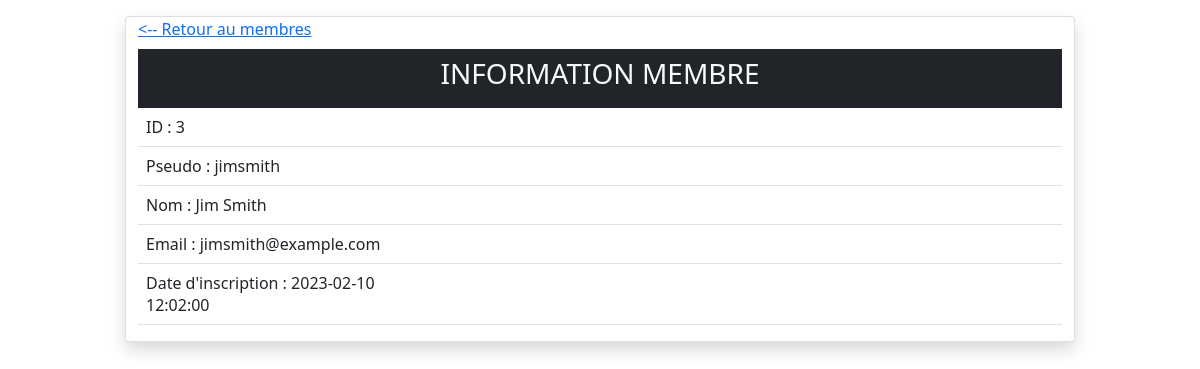
The app's page /membre.php?id=3 with its own data.
### tables this page shows
CREATE TABLE `membre` (
  `id_membre` bigint NOT NULL AUTO_INCREMENT,
  `pseudo` varchar(255) NOT NULL,
  `nom` varchar(255) NOT NULL,
  `email` varchar(255) NOT NULL,
  `mdp` varchar(255) NOT NULL,
  `date_inscription` datetime NOT NULL,
  PRIMARY KEY (`id_membre`)
);

### html/fonctions/gestionMembre.php (called while the page is built, shortened)
<?php
function getMembreById($id) {
    try {
        $bdd = getDatabase();
        $sql = "SELECT * FROM membre WHERE id_membre = :id;";
        $sth = $bdd->prepare($sql);
        $sth->bindValue('id', $id);
        $sth->execute();
        $membre = $sth->fetch(PDO::FETCH_OBJ);
        return $membre;
    } catch (PDOException $error) {
        echo $error->getMessage();
        return false;
    }
}

### html/membre.php (the view, shortened to what this page needs)
<?php
require "./fonctions/gestionMembre.php";
$id = (int) $_GET['id'];
$membre = getMembreById($id);
?>
<!DOCTYPE>
<html>
<head>
    <link href="https://cdn.jsdelivr.net/npm/bootstrap@5.0.0-beta3/dist/css/bootstrap.min.css" rel="stylesheet"
>
</head>
<body>
    <div class="container">
        <div class="row">
            <div class="col-10 card shadow mx-auto mt-3">
                <a href="/membres.php"><-- Retour au membres</a>
                <div class="card-header text-center bg-dark text-light mt-2">
                    <h3>INFORMATION MEMBRE</h3>
                </div>
                <div class="card-content">
                    <table class="table">
                        <tbody>
                            <tr>
                                <td width="30%">ID : <?= $membre->id_membre; ?></td>
                                <td></td>
                            </tr>
                            <tr>
                                <td width="30%">Pseudo : <?= $membre->pseudo; ?></td>
                                <td></td>
                            </tr>
                            <tr>
                                <td width="30%">Nom : <?= $membre->nom; ?></td>
                                <td></td>
                            </tr>
                            <tr>
                                <td width="30%">Email : <?= $membre->email; ?></td>
                                <td></td>
                            </tr>
                            <tr>
                                <td width="30%">Date d'inscription : <?= $membre->date_inscription; ?></td>
                                <td></td>
                            </tr>
                        </tbody>
                    </table>
                </div>
            </div>
        </div>
    </div>
</body>
</html>

### records on screen
membre: id_membre "3", pseudo "jimsmith", nom "Jim Smith", email "jimsmith@example.com", date_inscription "2023-02-10 12:02:00"
